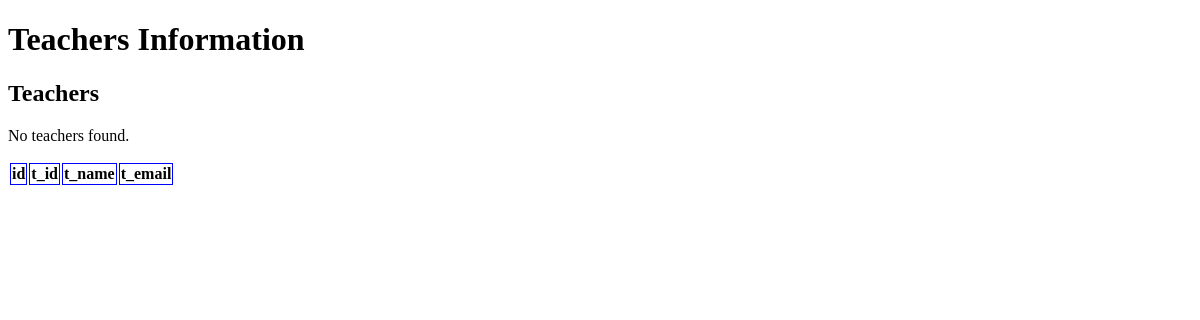
/about/t/, run on an earlier commit of the app's database.
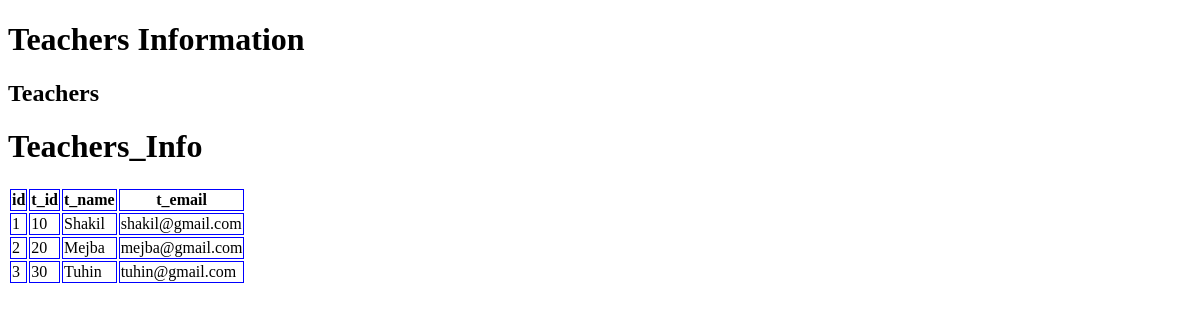
And on a later commit of the database.
### About_Us/models.py (models this page shows)
class Teacher(models.Model):
    t_id = models.IntegerField()
    t_name = models.CharField(max_length=40)
    t_email = models.EmailField(max_length=30)

### About_Us/views.py (the view)
# urls.py: path('t/',views.teachers_info, name='teacher'),
def teachers_info(request):
    teach = Teacher.objects.all()
    return render(request, 'about/teacher.html', {'thr':teach})

### templates/about/teacher.html (shortened to what this page needs)
<!DOCTYPE html>
{% load static %}
<html lang="en">
<head>
    <link rel="stylesheet" href="{% static 'css/teacher.css' %}">
</head>
<body>
    <h1>Teachers Information</h1>
    <h2>Teachers</h2>
    {% if thr %}
        <h1>Teachers_Info</h1>
    {% else %}
        <p>No teachers found.</p>
    {% endif %}
    <table>
        <tr>
            <th>id</th>
            <th>t_id</th>
            <th>t_name</th>
            <th>t_email</th>
        </tr>
        {% for teacher in thr %}
        <tr>
            <td>{{ teacher.id }}</td>
            <td>{{ teacher.t_id }}</td>
            <td>{{ teacher.t_name }}</td>
            <td>{{ teacher.t_email }}</td>
        </tr>
        {% endfor %}
</body>
</html>

### static/teacher.css (style rules this page uses)
th, td { border: 1px solid blue; }

What changed in the data, as far as the page shows it:
added Teacher: id "1", t_id "10", t_name "Shakil", t_email "shakil@gmail.com"
added Teacher: id "2", t_id "20", t_name "Mejba", t_email "mejba@gmail.com"
added Teacher: id "3", t_id "30", t_name "Tuhin", t_email "tuhin@gmail.com"
Also different on the page:
text no longer shown: "No teachers found."
text now shown: "Teachers_Info"
